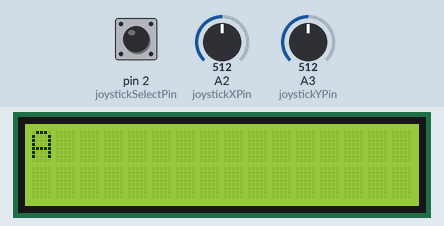
This sketch was run on a simulated Arduino Uno, built with avr-gcc and run on an emulated ATmega328P. On the bench: 16×2 character LCD. The test bench sets the inputs (shaded band); at power-on: A3 (joystickYPin) = 512, pin 2 (joystickSelectPin) LOW, A2 (joystickXPin) = 512.

Above: at 1.7 s.
1.8 s: A3 (joystickYPin) set to 765
3.3 s: A3 (joystickYPin) set to 791
At 3.44 s:
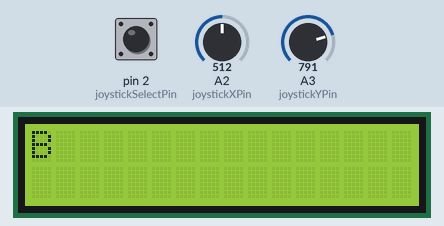
At 5.5 s:
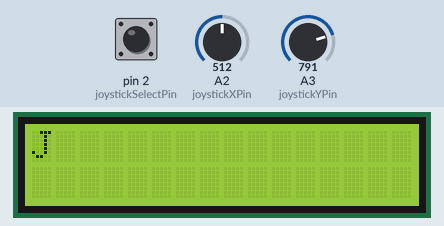
5.6 s: A3 (joystickYPin) set to 716
7.1 s: A3 (joystickYPin) set to 900
At 7.23 s:
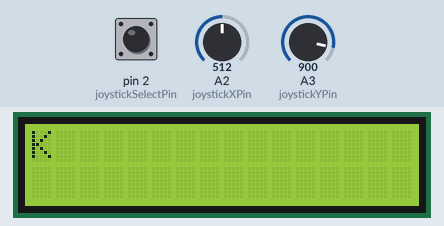
9.3 s: A3 (joystickYPin) set to 511
10.8 s: A3 (joystickYPin) set to 1023
At 10.93 s:
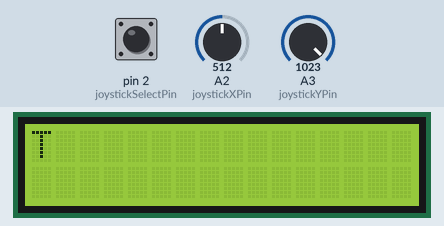
Timing chart, 0 to 13.8 s (numbered marks = the images above; inputs shaded):
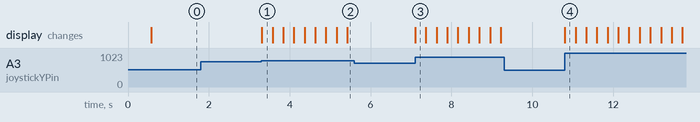

The sketch:

Joystick_TextInput_Testing.ino
```cpp
#include <LiquidCrystal_I2C.h>
#include <Wire.h>

#define lcdAddress 0x27

const int joystickXPin = A2;
const int joystickYPin = A3;
const int joystickSelectPin = 2;

byte charMarker = 32;  // 32 = Space
int charPosition = 0;
int charLine = 0;

LiquidCrystal_I2C lcd(lcdAddress, 2, 1, 0, 4, 5, 6, 7, 3, POSITIVE);

void setup() {
  Serial.begin(9600);
  lcd.begin(16, 2);
  lcd.backlight();
  delay(500);
  /*for (int x = 0; x < 3; x++) {
    lcd.noBacklight();
    delay(500);
    lcd.backlight();
    delay(500);
  }*/
  lcd.setCursor(0, 0);
  lcd.clear();
}

void loop() {
  /*lcd.print("Position Test");
  delay(5000);
  lcd.noBacklight();
  while (true) {
    delay(10000);
  }*/
  charMarker = 65;
  byte charLast = charMarker;
  lcd.print(char(charMarker));
  while (true) {
    switch(joystickSelect()) {
      case 0:
        break;
      case 1:
        if (charMarker == 90) charMarker = 65;
        else charMarker++;
        break;
      case 2:
        // Move to next character set
        break;
      case 3:
        if (charMarker == 65) charMarker = 90;
        else charMarker--;
        break;
      case 4:
        // Move to previous character set
        break;
      case 5:
        // Select character and move over a space
        break;
      default:
        break;
    }

    /*byte joystickCommand = joystickSelect();
    if (joystickCommand == 0) continue;
    else if (joystickCommand == 1) {  // Up
      if (charMarker == 90) charMarker = 65;
      else charMarker++;
    }
    else if (joystickCommand == 2) {  // Right
    }
    else if (joystickCommand == 3) {  // Down
      if (charMarker == 65) charMarker = 90;
      else charMarker--;
    }
    else if (joystickCommand == 4) {  // Left
    }
    else if (joystickCommand == 5) {  // Select
    }
    else {
      lcd.clear();
      lcd.print("Error!");
      for (int x = 0; x < 3; x++) {
        lcd.noBacklight();
        delay(500);
        lcd.backlight();
        delay(500);
      }
      delay(5000);
      lcd.clear();
    }*/
    if (charMarker != charLast) {
      lcd.clear();
      lcd.print(char(charMarker));
      charLast = charMarker;
      delay(250);
    }
    delay(10);
  }
}

byte joystickSelect() {
  int buttonState = digitalRead(joystickSelectPin);
  int xMapped = map(analogRead(joystickXPin), 0, 1023, 0, 100);
  int yMapped = map(analogRead(joystickYPin), 0, 1023, 0, 100);

  if (yMapped > 75) return 1;
  else if (xMapped > 75) return 2;
  else if (yMapped < 25) return 3;
  else if (xMapped < 25) return 4;
  else if (buttonState == 1) return 5;
  else return 0;
}
```

Measured:
- the behaviour switches between 777 and 778 on A3 (joystickYPin) (found by bisection; images 0 and 1)
- after the input at 1.8 s, every drawn part: stays the same
- after the input at 3.3 s, the display: changes at once (image 1)
- after the input at 5.6 s, every drawn part: stays the same
- after the input at 7.1 s, the display: changes at once (image 3)
- after the input at 9.3 s, every drawn part: stays the same
- after the input at 10.8 s, the display: changes at once (image 4)
